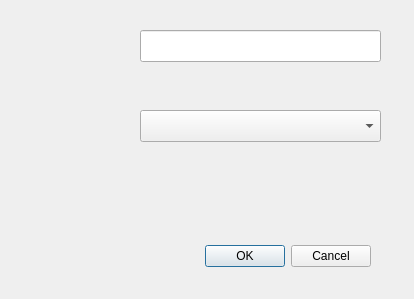
<?xml version="1.0" encoding="UTF-8"?>
<ui version="4.0">
 <class>CopyConfigFile</class>
 <widget class="QDialog" name="CopyConfigFile">
  <property name="geometry">
   <rect>
    <x>0</x>
    <y>0</y>
    <width>414</width>
    <height>299</height>
   </rect>
  </property>
  <property name="windowTitle">
   <string>Dialog</string>
  </property>
  <widget class="QDialogButtonBox" name="buttonBox">
   <property name="geometry">
    <rect>
     <x>30</x>
     <y>240</y>
     <width>341</width>
     <height>32</height>
    </rect>
   </property>
   <property name="orientation">
    <enum>Qt::Horizontal</enum>
   </property>
   <property name="standardButtons">
    <set>QDialogButtonBox::Cancel|QDialogButtonBox::Ok</set>
   </property>
  </widget>
  <widget class="QComboBox" name="profileComboBox">
   <property name="geometry">
    <rect>
     <x>140</x>
     <y>110</y>
     <width>241</width>
     <height>32</height>
    </rect>
   </property>
  </widget>
  <widget class="QLineEdit" name="configFileName">
   <property name="geometry">
    <rect>
     <x>140</x>
     <y>30</y>
     <width>241</width>
     <height>32</height>
    </rect>
   </property>
   <property name="readOnly">
    <bool>true</bool>
   </property>
  </widget>
 </widget>
 <resources/>
 <connections>
  <connection>
   <sender>buttonBox</sender>
   <signal>accepted()</signal>
   <receiver>CopyConfigFile</receiver>
   <slot>accept()</slot>
   <hints>
    <hint type="sourcelabel">
     <x>248</x>
     <y>254</y>
    </hint>
    <hint type="destinationlabel">
     <x>157</x>
     <y>274</y>
    </hint>
   </hints>
  </connection>
  <connection>
   <sender>buttonBox</sender>
   <signal>rejected()</signal>
   <receiver>CopyConfigFile</receiver>
   <slot>reject()</slot>
   <hints>
    <hint type="sourcelabel">
     <x>316</x>
     <y>260</y>
    </hint>
    <hint type="destinationlabel">
     <x>286</x>
     <y>274</y>
    </hint>
   </hints>
  </connection>
 </connections>
</ui>
